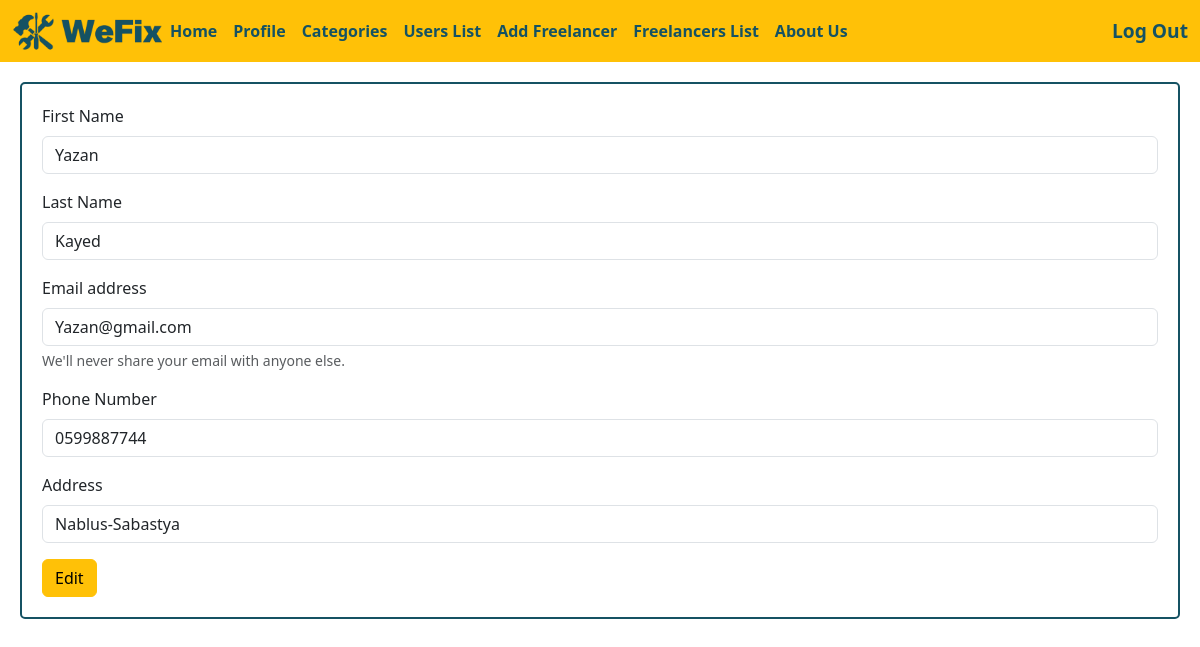
The page /userprofile/4 (signed in) on the database its author committed.
### login_app/models.py (models this page shows)
class User(models.Model):
    first_name = models.CharField(max_length=45)
    last_name = models.CharField(max_length=45)
    email= models.CharField(max_length=45)
    password = models.CharField(max_length=45)
    phone_number = models.CharField(max_length=10)
    address = models.CharField(max_length=45 , default=None)
    created_at = models.DateTimeField(auto_now_add=True)
    updated_at = models.DateTimeField(auto_now=True)
    objects = UserManager()

### main_app/views.py (the view)
def show_user_profile(request , id):
    if 'userid' not in request.session:
        return redirect ('/')
    if request.session['userid'] == 1:
        context = {
        "users" : models.user_profile_models(id)
    }
        return render (request , "adminedit.html" , context)
    else:
        return redirect ('/')

### main_app/models.py (called while the page is built)
def user_profile_models(id):
    return User.objects.get(id = id)

### main_app/templates/adminedit.html (shortened to what this page needs)
<!doctype html>
<html lang="en">
<head>
    {%load static%}
    <link rel="stylesheet" href="{% static 'css/style.css' %}">
    <link href="https://cdn.jsdelivr.net/npm/bootstrap@5.3.0/dist/css/bootstrap.min.css" rel="stylesheet"
>
</head>
<body>
    <nav class="navbar navbar-expand-lg bg-warning">
        <div class="container-fluid">
            <a href="/"><img class="logo-img" src="{% static 'img/logo.png' %}" alt="logo"></a>
            <div class="collapse navbar-collapse" id="navbarSupportedContent">
                <ul class="navbar-nav me-auto mb-2 mb-lg-0">
                    <li class="nav-item">
                        <a id="nav-link" class="nav-link active" aria-current="page" href="/">Home</a>
                    </li>
                    <li class="nav-item">
                        <a id="nav-link" class="nav-link active" aria-current="page" href="/profile">Profile</a>
                    </li>
                    <li class="nav-item">
                        <a id="nav-link" class="nav-link active" aria-current="page" href="#">Categories</a>
                    </li>
                    <li class="nav-item">
                    <li class="nav-item">
                        <a id="nav-link" class="nav-link active" aria-current="page" href="/userslist">Users List</a>
                    </li>
                    <li class="nav-item">
                        <a id="nav-link" class="nav-link active" aria-current="page" href="#">Add Freelancer</a>
                    </li>
                    <li class="nav-item">
                        <a id="nav-link" class="nav-link active" aria-current="page" href="#">Freelancers List</a>
                    </li>
                    <a id="nav-link" class="nav-link active" aria-current="page" href="#">About Us</a>
                    </li>
                </ul>
                {%if request.session.userid%}
                <a href="/logout" class="log-in">Log Out</a>
                {%else%}
                <a href="/log-in" class="log-in">Login</a>
                {%endif%}
            </div>
        </div>
    </nav>
    <div class="user_info">
        <form action="/adminedit" method="post">
            <div class="mb-3">
                <label for="exampleInputEmail1" class="form-label">First Name</label>
                <input value="{{users.first_name}}" name="fname" type="text" class="form-control"
                    aria-describedby="emailHelp">
            </div>
            <div class="mb-3">
                <label for="exampleInputEmail1" class="form-label">Last Name</label>
                <input value="{{users.last_name}}" name="lname" type="text" class="form-control"
                    aria-describedby="emailHelp">
            </div>
            <div class="mb-3">
                <label for="exampleInputEmail1" class="form-label">Email address</label>
                <input value="{{users.email}}" name="email" type="email" class="form-control" id="exampleInputEmail1"
                    aria-describedby="emailHelp">
                <div id="emailHelp" class="form-text">We'll never share your email with anyone else.</div>
            </div>
            <div class="mb-3">
                <label for="exampleInputPassword1" class="form-label">Phone Number</label>
                <input value="{{users.phone_number}}" name="phone" type="text" class="form-control"
                    id="exampleInputPassword1">
            </div>
            <div class="mb-3">
                <label for="exampleInputPassword1" class="form-label">Address</label>
                <input name="address" type="text" class="form-control" value="{{users.address}}"
                    id="exampleInputPassword1">
            </div>
            <button type="submit" id="edit_btn" class="btn btn-warning">Edit</button>
        </form>
    </div>
</body>
</html>

### main_app/static/css/style.css (style rules this page uses)
.logo-img { width: 150px; }
.log-in { text-decoration: none; color: #155263; font-size: larger; font-weight: bold; }
#nav-link { color: #155263; font-weight: bold; }
.user_info { margin: 20px; padding: 20px; border: 2px solid #155263; border-radius: 5px; }
#edit_btn { display: inline; }

### rows shown on the page
User: fname "Yazan", lname "Kayed", email "Yazan@gmail.com", phone "0599887744", address "Nablus-Sabastya"
